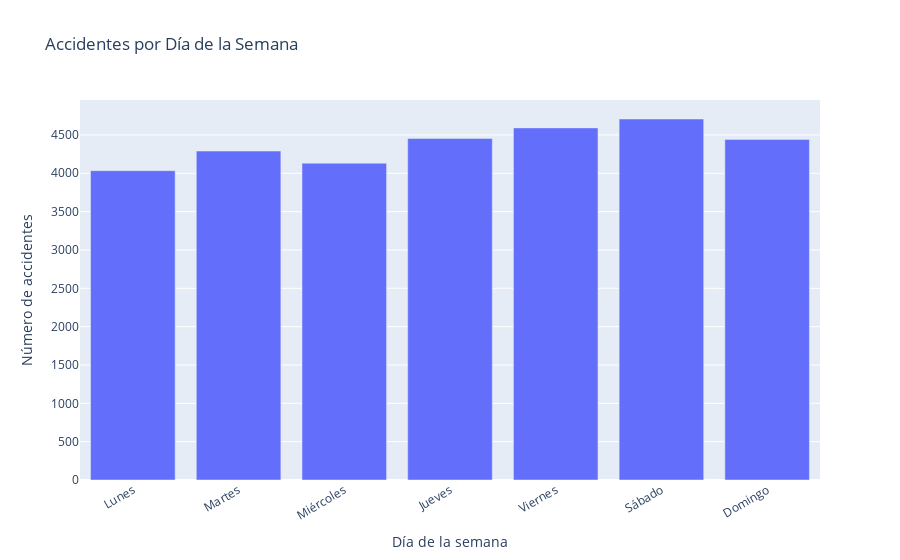

This figure's notebook cell:
### Markdown cell above
- Los accidentes están relativamente distribuidos a lo largo del año. Sin embargo, los meses de **julio** y **septiembre** presentan una leve disminución.

### Code cell
# Gráfico de accidentes por día de la semana. 

# Orden correcto de los días en inglés (para mantener el orden cronológico)
orden = ['Monday', 'Tuesday', 'Wednesday', 'Thursday', 'Friday', 'Saturday', 'Sunday']

# Diccionario para traducir los días de inglés a español
dias_es = {
    'Monday': 'Lunes', 'Tuesday': 'Martes', 'Wednesday': 'Miércoles',
    'Thursday': 'Jueves', 'Friday': 'Viernes', 'Saturday': 'Sábado', 'Sunday': 'Domingo'
}

# Cuenta los accidentes por día y reordena según la semana
conteo_dias = df['día_semana'].value_counts().reindex(orden)

# Traduce los nombres de los días al español
conteo_dias.index = conteo_dias.index.map(dias_es)

# Crea gráfico de barras con días en español
fig = px.bar(
    x=conteo_dias.index,
    y=conteo_dias.values,
    labels={'x': 'Día de la semana', 'y': 'Número de accidentes'},
    title='Accidentes por Día de la Semana'
)

# Gira ligeramente las etiquetas del eje X para mayor legibilidad
fig.update_layout(xaxis_tickangle=-30)

# Muestra el gráfico
fig.show()

### Figure 1 — Plotly figure (JSON) as saved in the notebook; plotly's stock layout.template omitted (floating-point values rounded to 4 significant figures)
{"data": [{"hovertemplate": "Día de la semana=%{x}<br>Número de accidentes=%{y}<extra></extra>", "legendgroup": "", "marker": {"color": "#636efa", "pattern": {"shape": ""}}, "name": "", "orientation": "v", "showlegend": false, "textposition": "auto", "type": "bar", "x": ["Lunes", "Martes", "Miércoles", "Jueves", "Viernes", "Sábado", "Domingo"], "xaxis": "x", "y": [4034, 4290, 4132, 4453, 4592, 4708, 4442], "yaxis": "y"}], "layout": {"barmode": "relative", "legend": {"tracegroupgap": 0}, "title": {"text": "Accidentes por Día de la Semana"}, "xaxis": {"anchor": "y", "domain": [0, 1], "tickangle": -30, "title": {"text": "Día de la semana"}}, "yaxis": {"anchor": "x", "domain": [0, 1], "title": {"text": "Número de accidentes"}}}}
